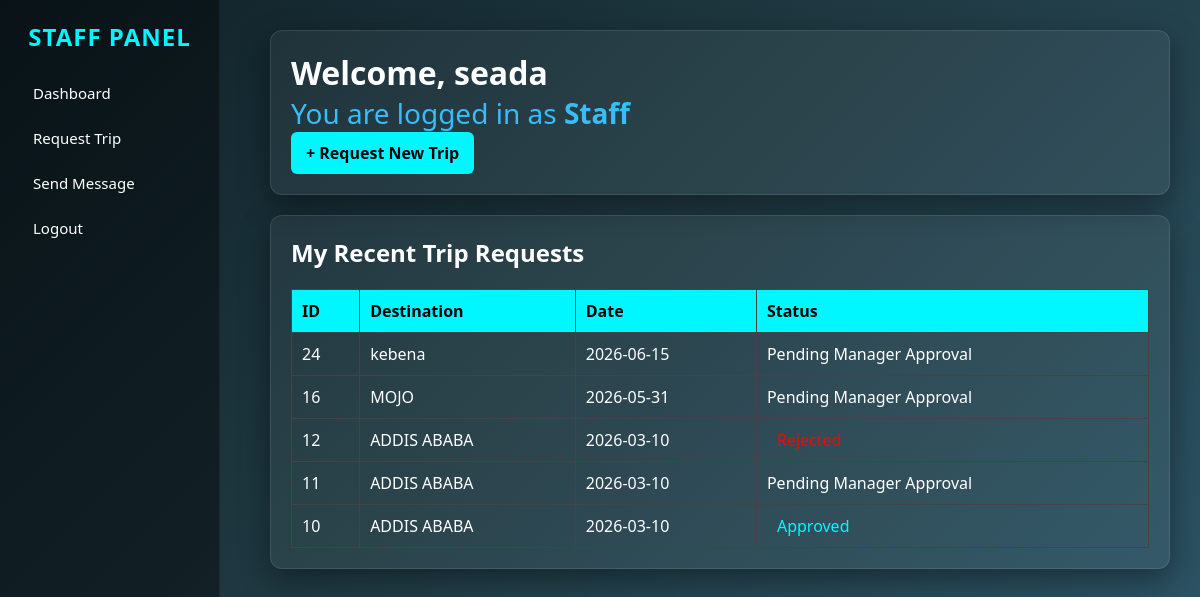
Page /dashboard/staff.php (signed in) on the committed database.
### tables this page shows
CREATE TABLE `trips` (
  `id` int(11) NOT NULL,
  `vehicle_id` int(11) DEFAULT NULL,
  `driver` varchar(100) DEFAULT NULL,
  `destination` varchar(200) DEFAULT NULL,
  `trip_date` date DEFAULT NULL,
  `status` varchar(50) DEFAULT NULL,
  `created_at` timestamp NOT NULL DEFAULT current_timestamp(),
  `staff` varchar(100) DEFAULT NULL
);

### dashboard/staff.php (the view, shortened to what this page needs)
<?php
include("../config/db.php");
$username = $_SESSION['user'] ?? $_SESSION['username'] ?? 'Staff';
$trips = mysqli_query($conn, "
    SELECT *
    FROM trips
    WHERE driver='$username'
    ORDER BY id DESC
    LIMIT 5
");
?>
<!DOCTYPE html>
<html lang="en">
<head>
    <link rel="stylesheet" href="../assets/css/dashboard.css">
</head>
<body>
<div class="sidebar">
    <h2>STAFF PANEL</h2>
    <a href="staff.php">Dashboard</a>
    <a href="staff_request_trip.php">Request Trip</a>
    <a href="staff_comment.php">Send Message</a>
    <a href="../auth/logout.php">Logout</a>
</div>
<div class="main">
    <div class="card">
        <h1>Welcome, <?php echo htmlspecialchars($username); ?></h1>
        <p>You are logged in as <b>Staff</b></p>
        <a class="btn" href="staff_request_trip.php">
            + Request New Trip
        </a>
    </div>
    <div class="card">
        <h2>My Recent Trip Requests</h2>
        <table>
            <tr>
                <th>ID</th>
                <th>Destination</th>
                <th>Date</th>
                <th>Status</th>
            </tr>
            <?php while($t = mysqli_fetch_assoc($trips)): ?>
            <tr>
                <td><?php echo $t['id']; ?></td>
                <td><?php echo $t['destination']; ?></td>
                <td><?php echo $t['trip_date']; ?></td>
                <td>
                    <?php if($t['status'] == 'Pending'): ?>
                        <span class="status pending">Pending</span>
                    <?php elseif($t['status'] == 'Approved'): ?>
                        <span class="status approved">Approved</span>
                    <?php elseif($t['status'] == 'Rejected'): ?>
                        <span class="status rejected">Rejected</span>
                    <?php else: ?>
                        <?php echo $t['status']; ?>
                    <?php endif; ?>
                </td>
            </tr>
            <?php endwhile; ?>
        </table>
    </div>
</div>
</body>
</html>

### assets/css/dashboard.css (style rules this page uses)
* { margin:0; padding:0; box-sizing:border-box; font-family:'Segoe UI',sans-serif; }
body { background:#32065a; color:rgb(3, 1, 1); display:flex; }
.sidebar { width:240px; height:100vh; background:#020617; padding-top:30px; position:fixed; left:0; top:0; border-right:1px solid rgba(255,255,255,.05); }
.sidebar h2 { text-align:center; color:#38bdf8; margin-bottom:40px; letter-spacing:1px; }
.sidebar a { display:block; padding:15px 25px; color:white; text-decoration:none; transition:.3s; font-size:15px; border-left:3px solid transparent; }
.main { margin-left:240px; width:100%; padding:40px; }
.card { background:#020617; padding:25px; border-radius:10px; box-shadow:0 10px 30px rgba(0,0,0,.4); transition:.3s; }
.card p { font-size:28px; color:#38bdf8; }
.btn { padding:10px 18px; background:#38bdf8; border:none; border-radius:6px; cursor:pointer; font-weight:600; }

### dashboard/staff.php (style rules this page uses)
body { margin:0; font-family:Arial; background:linear-gradient(135deg,#0f2027,#203a43,#2c5364); color:white; }
.sidebar { width:220px; height:100vh; position:fixed; background:rgba(0,0,0,0.4); padding:20px; }
.sidebar h2 { color:#00f7ff; margin-bottom:20px; }
.sidebar a { display:block; color:white; text-decoration:none; padding:10px; margin:5px 0; border-radius:6px; }
.main { margin-left:240px; padding:30px; }
.card { background:rgba(255,255,255,0.05); padding:20px; border-radius:12px; margin-bottom:20px; border:1px solid rgba(255,255,255,0.1); }
.btn { padding:10px 15px; background:#00f7ff; border:none; border-radius:6px; cursor:pointer; font-weight:bold; text-decoration:none; display:inline-block; color:black; }
table { width:100%; border-collapse:collapse; margin-top:20px; }
th,td { padding:10px; border:1px solid #444; text-align:left; }
th { background:#00f7ff; color:black; }
.status { padding:5px 10px; border-radius:5px; }
.approved { color:#00f7ff; }
.rejected { color:red; }

### rows in the picture
trips: id "24", destination "kebena", trip_date "2026-06-15", status "Pending Manager Approval"
trips: id "16", destination "MOJO", trip_date "2026-05-31", status "Pending Manager Approval"
trips: id "12", destination "ADDIS ABABA", trip_date "2026-03-10"
trips: id "11", destination "ADDIS ABABA", trip_date "2026-03-10", status "Pending Manager Approval"
trips: id "10", destination "ADDIS ABABA", trip_date "2026-03-10", status "Approved"

### other values in the picture
$username "seada"
